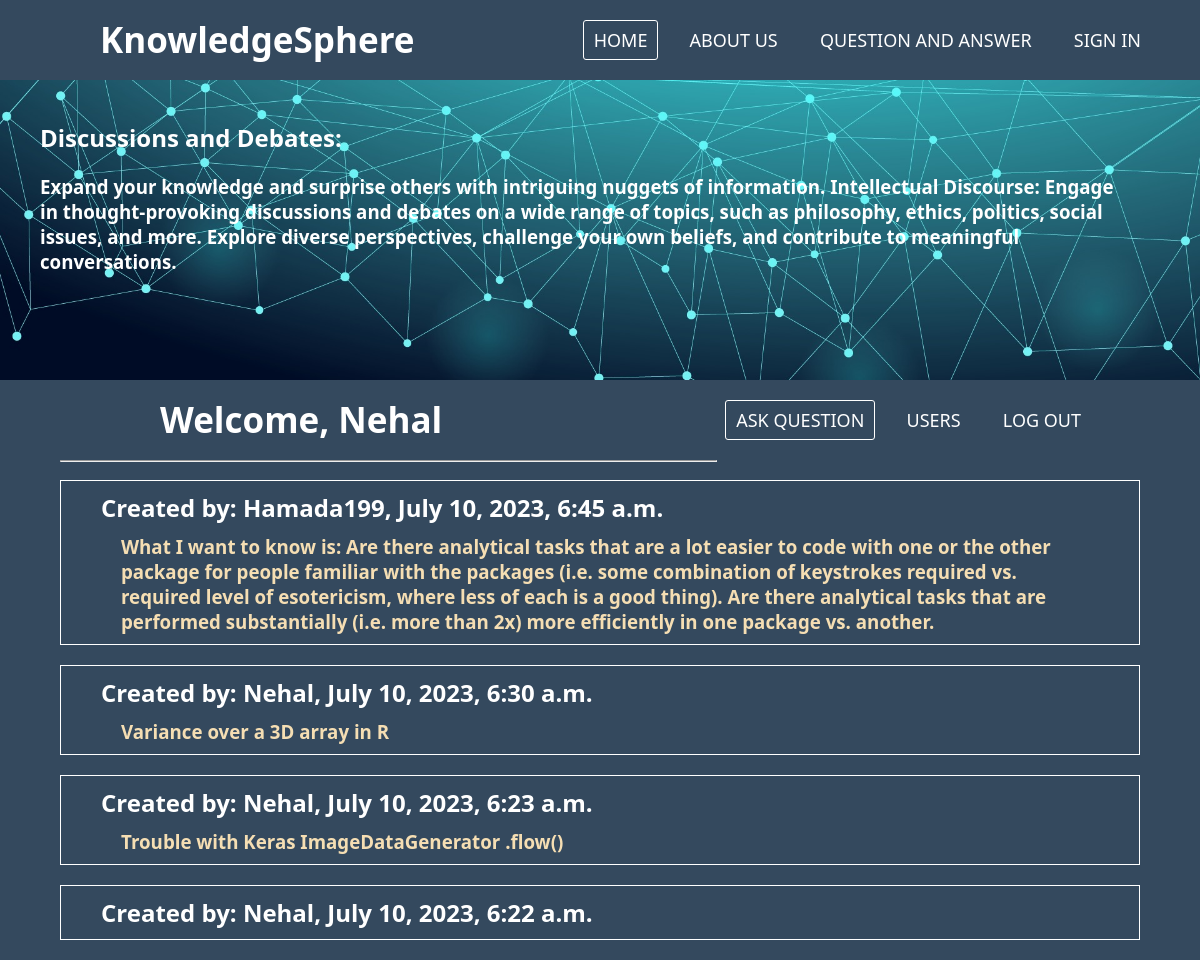
/displayAllQuestion (signed in), run on an earlier commit of the app's database.
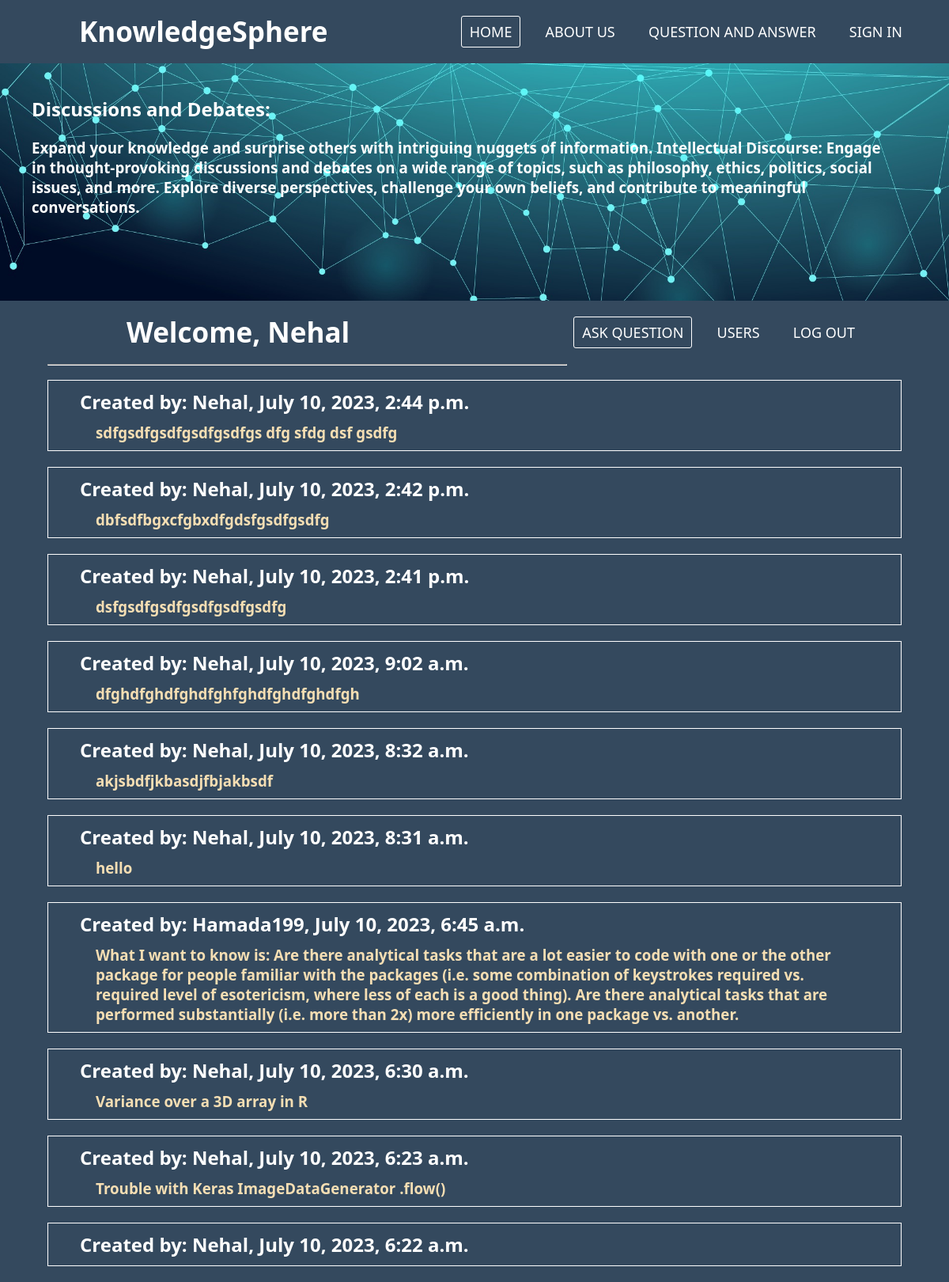
And on a later commit of the database.
### soloapp/models.py (models this page shows)
class Question(models.Model):
    message_text = models.TextField()
    desc = models.TextField()
    user = models.ForeignKey(User, related_name='messages', on_delete = models.CASCADE)
    created_at = models.DateTimeField(auto_now_add=True)
    updated_at = models.DateTimeField(auto_now=True)

class User(models.Model):
    username = models.CharField(max_length=255)
    email = models.CharField(max_length=255)
    password = models.CharField(max_length=255)
    created_at = models.DateTimeField(auto_now_add=True)
    updated_at = models.DateTimeField(auto_now=True)
    objects = UserManager()

### soloapp/views.py (the view)
# urls.py: path('displayAllQuestion', views.displayAllQuestion),
def displayAllQuestion(request):
    orderedQuestion = Question.objects.order_by('-created_at')
    content ={
        'questions' : orderedQuestion,
        'user' : User.objects.get(id=request.session['user']),
    }
    return render(request, 'displayAllQuestion.html', content)

### soloapp/templates/displayAllQuestion.html (shortened to what this page needs)
<!DOCTYPE html>
<html lang="en">
<head>
    {% load static %}
    <link rel="stylesheet" href="{% static 'css/index.css' %}">
    <link rel="stylesheet" href="https://cdnjs.cloudflare.com/ajax/libs/font-awesome/4.7.0/css/font-awesome.min.css">
</head>
<body>
    <main>
        <nav>
            <label class="logo">KnowledgeSphere</label>
            <ul>
                <li><a href="/" class="active">Home</a></li>
                <li><a href="/displayAboutUs">About us</a></li>
                <li><a href="displayAllQuestion">Question and Answer</a></li>
                <li><a href="/signin">Sign in</a></li>
            </ul>
        </nav>
        <section>
            <header>
                <div>
                    <h1>Discussions and Debates:</h1>
                    <h3>Expand your knowledge and surprise others with intriguing nuggets of information. Intellectual
                        Discourse: Engage in thought-provoking discussions and debates on a wide range of
                        topics, such as
                        philosophy, ethics, politics, social issues, and more. Explore diverse perspectives, challenge
                        your own beliefs, and
                        contribute to meaningful conversations.</h3>
                </div>
            </header>
        </section>
        <div class="container">
            <div class="content">
                <nav>
                    <label class="logo">Welcome, {{user.username}}</label>
                    <ul>
                        <li><a href="/displayFormQuestion" class="active">Ask Question</a></li>
                        <li><a href="/displayUsers">Users</a></li>
                        <li><a href="/distroy">Log Out</a></li>
                    </ul>
                    <hr>
                </nav>
                {% for question in questions%}
                <div class="question">
                    <ul class="listQuestion">
                        <h2>Created by: {{question.user.username}}, {{question.created_at}} </h2>
                        <a href="/displayAnswerFrom/{{question.id}}">
                            <h3>{{question.message_text}}</h3>
                        </a>
                    </ul>
                </div>
                {% endfor %}
            </div>
        </div>
    </main>
</body>
</html>

What changed in the data, as far as the page shows it:
added Question: user.username "Nehal", created_at "July 10, 2023, 2:44 p.m.", message_text "sdfgsdfgsdfgsdfgsdfgs dfg sfdg dsf gsdfg"
added Question: user.username "Nehal", created_at "July 10, 2023, 2:42 p.m.", message_text "dbfsdfbgxcfgbxdfgdsfgsdfgsdfg"
added Question: user.username "Nehal", created_at "July 10, 2023, 2:41 p.m.", message_text "dsfgsdfgsdfgsdfgsdfgsdfg"
added Question: user.username "Nehal", created_at "July 10, 2023, 9:02 a.m.", message_text "dfghdfghdfghdfghfghdfghdfghdfgh"
added Question: user.username "Nehal", created_at "July 10, 2023, 8:32 a.m.", message_text "akjsbdfjkbasdjfbjakbsdf"
added Question: user.username "Nehal", created_at "July 10, 2023, 8:31 a.m.", message_text "hello"
